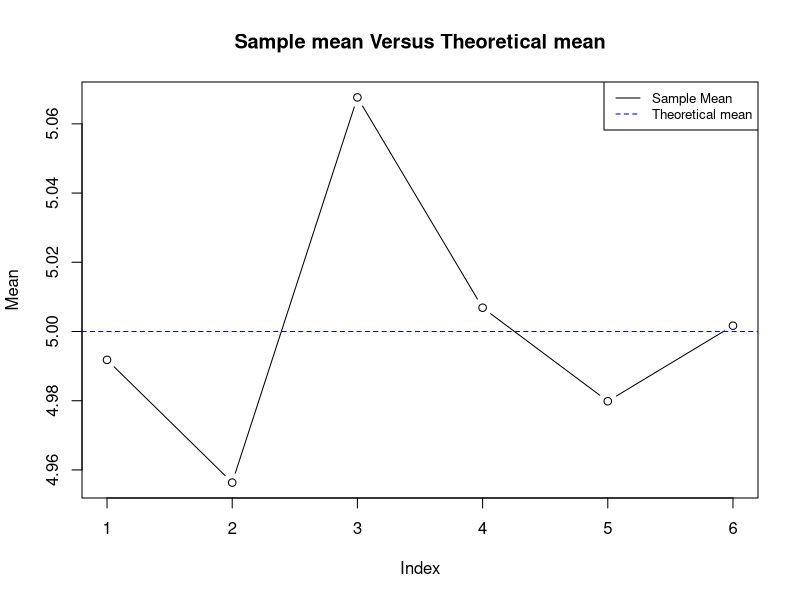
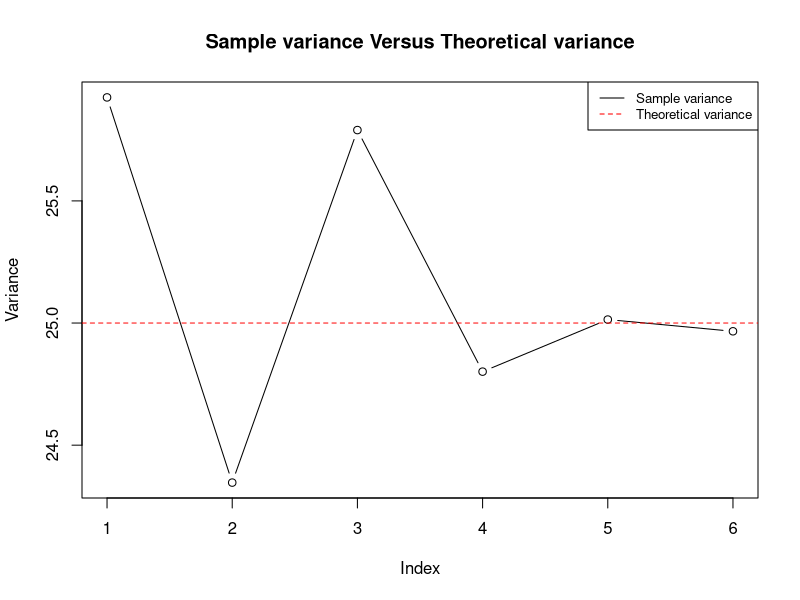
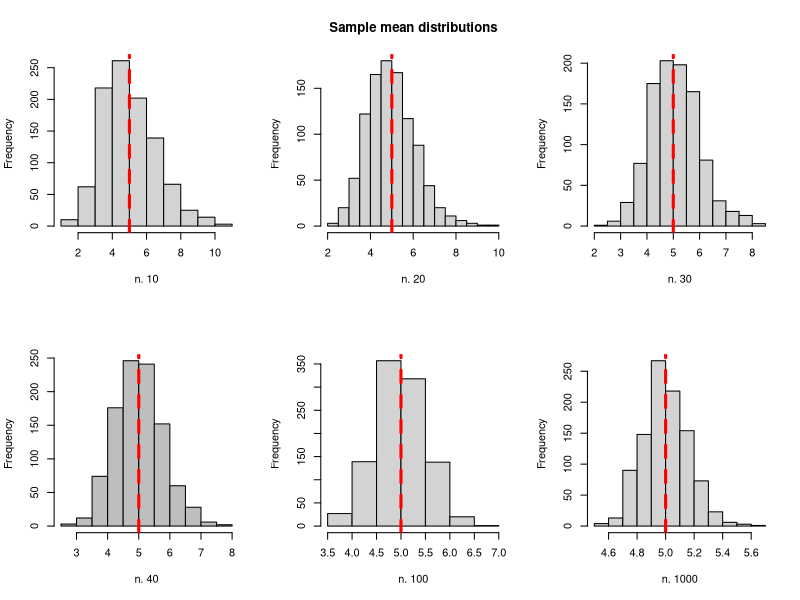
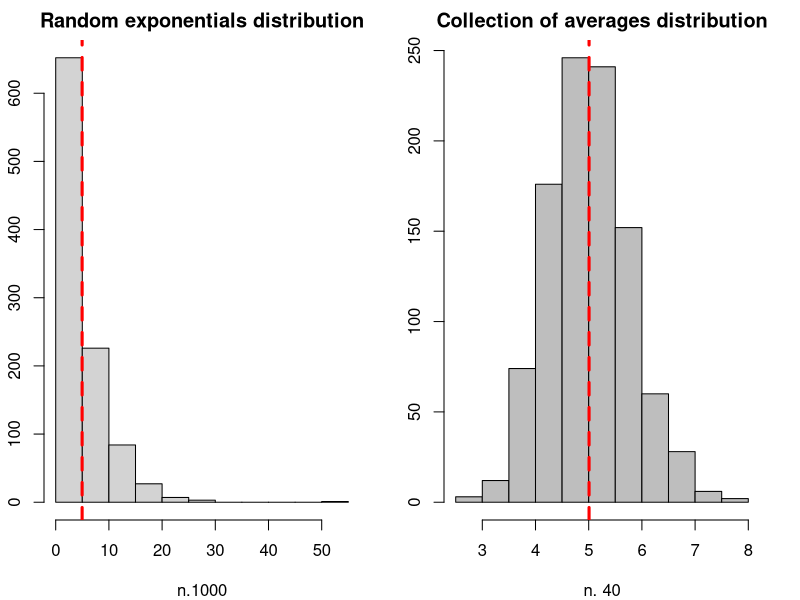

Write R code to recreate these figures, in order.
## ---- chunk 1
library(ggplot2)
library(datasets)
## ---- chunk 2
knitr::opts_chunk$set(echo = TRUE)
## ---- chunk 3
simul.num <- 1000
lambda <- 0.2
set.seed(1)

# Sample size 10
simul.data.10 = matrix(rexp(simul.num*10, lambda), nrow = 1000, ncol = 10)
mean.simul.data.10 <- apply(simul.data.10, 1, mean)
var.simul.data.10 <- apply(simul.data.10, 1, var)
# Sample size 20
simul.data.20 = matrix(rexp(simul.num*20, lambda), nrow = 1000, ncol = 20)
mean.simul.data.20 <- apply(simul.data.20, 1, mean)
var.simul.data.20 <- apply(simul.data.20, 1, var)
# Sample size 30
simul.data.30 = matrix(rexp(simul.num*30, lambda), nrow = 1000, ncol = 30)
mean.simul.data.30 <- apply(simul.data.30, 1, mean)
var.simul.data.30 <- apply(simul.data.30, 1, var)
# Sample size 40
simul.data.40 = matrix(rexp(simul.num*40, lambda), nrow = 1000, ncol = 40)
mean.simul.data.40 <- apply(simul.data.40, 1, mean)
var.simul.data.40 <- apply(simul.data.40, 1, var)
# Sample size 100
simul.data.100 = matrix(rexp(simul.num*100, lambda), nrow = 1000, ncol = 100)
mean.simul.data.100 <- apply(simul.data.100, 1, mean)
var.simul.data.100 <- apply(simul.data.100, 1, var)
# Sample size 1000
simul.data.1000 = matrix(rexp(simul.num*1000, lambda), nrow = 1000, ncol = 1000)
mean.simul.data.1000 <- apply(simul.data.1000, 1, mean)
var.simul.data.1000 <- apply(simul.data.1000, 1, var)
## ---- chunk 4
means <- c(mean(mean.simul.data.10), mean(mean.simul.data.20), mean(mean.simul.data.30), mean(mean.simul.data.40), mean(mean.simul.data.100) ,mean(mean.simul.data.1000) )
means
plot(means, ylab = "Mean",main = "Sample mean Versus Theoretical mean",type="b")
abline(h=5, col="blue", lty=2) # Population Mean
legend("topright", legend=c("Sample Mean", "Theoretical mean"),
       col=c("black", "blue"), lty=1:2, cex=0.8)
## ---- chunk 5
variation <- c(mean(var.simul.data.10), mean(var.simul.data.20), mean(var.simul.data.30), mean(var.simul.data.40), mean(var.simul.data.100) ,mean(var.simul.data.1000))
variation

## ---- chunk 6

plot(variation, ylab = "Variance",main = "Sample variance Versus Theoretical variance",type="b")
abline(h=(5^2), col="red", lty=2) # Population Mean
legend("topright", legend=c("Sample variance", "Theoretical variance"),
       col=c("black", "red"), lty=1:2, cex=0.8)
## ---- chunk 7
#
par(mfrow=c(2,3))
hist(mean.simul.data.10, xlab="n. 10", main = "") 
abline(v=5, col="red", lty=2, lwd=3)
hist(mean.simul.data.20, xlab="n. 20", main = "Sample mean distributions")
abline(v=5, col="red", lty=2, lwd=3)
hist(mean.simul.data.30, xlab="n. 30", main = "")
abline(v=5, col="red", lty=2, lwd=3)
hist(mean.simul.data.40, xlab="n. 40", col = "gray",main = "")
abline(v=5, col="red", lty=2, lwd=3)
hist(mean.simul.data.100, xlab="n. 100", main = "")
abline(v=5, col="red", lty=2, lwd=3)
hist(mean.simul.data.1000, xlab= "n. 1000", main = "")
abline(v=5, col="red", lty=2, lwd=3)

## ---- chunk 8
par(mar=c(4,2.2,2,2))
par(mfrow=c(1,2))

hist(rexp(1000, lambda), main = "Random exponentials distribution", xlab = "n.1000")
abline(v=mean(rexp(1000, lambda)), col="red", lty=2, lwd=3)
hist(mean.simul.data.40, main= "Collection of averages distribution", col = "grey",xlab = "n. 40")
abline(v=mean(mean.simul.data.40), col="red", lty=2, lwd=3)
## ---- chunk 9
data("ToothGrowth")
dim(ToothGrowth)
names(ToothGrowth)
head(ToothGrowth)
summary(ToothGrowth)
str(ToothGrowth)
